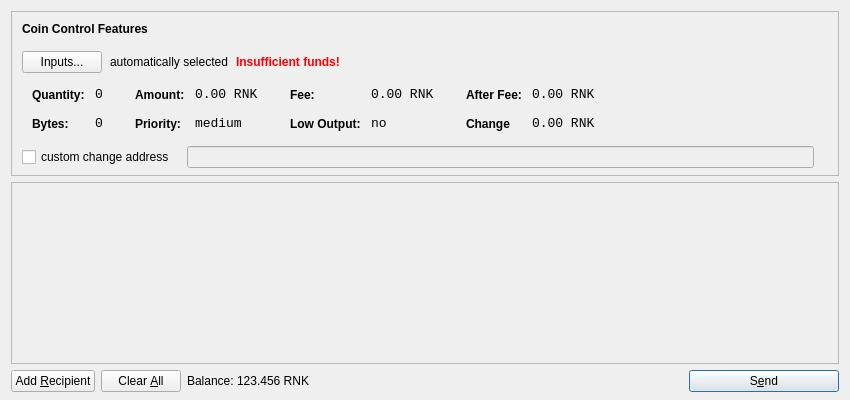
<?xml version="1.0" encoding="UTF-8"?>
<ui version="4.0">
 <class>SendCoinsDialog</class>
 <widget class="QDialog" name="SendCoinsDialog">
  <property name="geometry">
   <rect>
    <x>0</x>
    <y>0</y>
    <width>850</width>
    <height>400</height>
   </rect>
  </property>
  <property name="windowTitle">
   <string>Send Coins</string>
  </property>
  <layout class="QVBoxLayout" name="verticalLayout" stretch="0,1,0">
   <property name="bottomMargin">
    <number>8</number>
   </property>
   <item>
    <widget class="QFrame" name="frameCoinControl">
     <property name="sizePolicy">
      <sizepolicy hsizetype="Expanding" vsizetype="Expanding">
       <horstretch>0</horstretch>
       <verstretch>0</verstretch>
      </sizepolicy>
     </property>
     <property name="maximumSize">
      <size>
       <width>16777215</width>
       <height>16777215</height>
      </size>
     </property>
     <property name="frameShape">
      <enum>QFrame::StyledPanel</enum>
     </property>
     <property name="frameShadow">
      <enum>QFrame::Sunken</enum>
     </property>
     <layout class="QVBoxLayout" name="verticalLayoutCoinControl2">
      <property name="spacing">
       <number>-1</number>
      </property>
      <property name="leftMargin">
       <number>0</number>
      </property>
      <property name="topMargin">
       <number>0</number>
      </property>
      <property name="rightMargin">
       <number>0</number>
      </property>
      <property name="bottomMargin">
       <number>6</number>
      </property>
      <item>
       <layout class="QVBoxLayout" name="verticalLayoutCoinControl" stretch="0,0,0,0,1">
        <property name="spacing">
         <number>0</number>
        </property>
        <property name="leftMargin">
         <number>10</number>
        </property>
        <property name="topMargin">
         <number>10</number>
        </property>
        <item>
         <layout class="QHBoxLayout" name="horizontalLayoutCoinControl1">
          <property name="bottomMargin">
           <number>15</number>
          </property>
          <item>
           <widget class="QLabel" name="labelCoinControlFeatures">
            <property name="sizePolicy">
             <sizepolicy hsizetype="Preferred" vsizetype="Maximum">
              <horstretch>0</horstretch>
              <verstretch>0</verstretch>
             </sizepolicy>
            </property>
            <property name="font">
             <font>
              <weight>75</weight>
              <bold>true</bold>
             </font>
            </property>
            <property name="styleSheet">
             <string notr="true">font-weight:bold;</string>
            </property>
            <property name="text">
             <string>Coin Control Features</string>
            </property>
           </widget>
          </item>
         </layout>
        </item>
        <item>
         <layout class="QHBoxLayout" name="horizontalLayoutCoinControl2" stretch="0,0,0,0">
          <property name="spacing">
           <number>8</number>
          </property>
          <property name="bottomMargin">
           <number>10</number>
          </property>
          <item>
           <widget class="QPushButton" name="pushButtonCoinControl">
            <property name="styleSheet">
             <string notr="true"/>
            </property>
            <property name="text">
             <string>Inputs...</string>
            </property>
           </widget>
          </item>
          <item>
           <widget class="QLabel" name="labelCoinControlAutomaticallySelected">
            <property name="text">
             <string>automatically selected</string>
            </property>
            <property name="margin">
             <number>5</number>
            </property>
           </widget>
          </item>
          <item>
           <widget class="QLabel" name="labelCoinControlInsuffFunds">
            <property name="font">
             <font>
              <weight>75</weight>
              <bold>true</bold>
             </font>
            </property>
            <property name="styleSheet">
             <string notr="true">color:red;font-weight:bold;</string>
            </property>
            <property name="text">
             <string>Insufficient funds!</string>
            </property>
            <property name="margin">
             <number>5</number>
            </property>
           </widget>
          </item>
          <item>
           <spacer name="horizontalSpacerCoinControl">
            <property name="orientation">
             <enum>Qt::Horizontal</enum>
            </property>
            <property name="sizeHint" stdset="0">
             <size>
              <width>40</width>
              <height>1</height>
             </size>
            </property>
           </spacer>
          </item>
         </layout>
        </item>
        <item>
         <widget class="QWidget" name="widgetCoinControl" native="true">
          <property name="sizePolicy">
           <sizepolicy hsizetype="Preferred" vsizetype="Preferred">
            <horstretch>0</horstretch>
            <verstretch>0</verstretch>
           </sizepolicy>
          </property>
          <property name="minimumSize">
           <size>
            <width>0</width>
            <height>0</height>
           </size>
          </property>
          <property name="styleSheet">
           <string notr="true"/>
          </property>
          <layout class="QHBoxLayout" name="horizontalLayoutCoinControl5">
           <property name="margin">
            <number>0</number>
           </property>
           <item>
            <layout class="QHBoxLayout" name="horizontalLayoutCoinControl3" stretch="0,0,0,1">
             <property name="spacing">
              <number>20</number>
             </property>
             <property name="topMargin">
              <number>0</number>
             </property>
             <property name="bottomMargin">
              <number>10</number>
             </property>
             <item>
              <layout class="QFormLayout" name="formLayoutCoinControl1">
               <property name="horizontalSpacing">
                <number>10</number>
               </property>
               <property name="verticalSpacing">
                <number>14</number>
               </property>
               <property name="leftMargin">
                <number>10</number>
               </property>
               <property name="topMargin">
                <number>4</number>
               </property>
               <property name="rightMargin">
                <number>6</number>
               </property>
               <item row="0" column="0">
                <widget class="QLabel" name="labelCoinControlQuantityText">
                 <property name="styleSheet">
                  <string notr="true">font-weight:bold;</string>
                 </property>
                 <property name="text">
                  <string>Quantity:</string>
                 </property>
                 <property name="margin">
                  <number>0</number>
                 </property>
                </widget>
               </item>
               <item row="0" column="1">
                <widget class="QLabel" name="labelCoinControlQuantity">
                 <property name="font">
                  <font>
                   <family>Monospace</family>
                   <pointsize>10</pointsize>
                  </font>
                 </property>
                 <property name="cursor">
                  <cursorShape>IBeamCursor</cursorShape>
                 </property>
                 <property name="contextMenuPolicy">
                  <enum>Qt::ActionsContextMenu</enum>
                 </property>
                 <property name="text">
                  <string>0</string>
                 </property>
                 <property name="margin">
                  <number>0</number>
                 </property>
                 <property name="textInteractionFlags">
                  <set>Qt::LinksAccessibleByMouse|Qt::TextSelectableByKeyboard|Qt::TextSelectableByMouse</set>
                 </property>
                </widget>
               </item>
               <item row="1" column="0">
                <widget class="QLabel" name="labelCoinControlBytesText">
                 <property name="styleSheet">
                  <string notr="true">font-weight:bold;</string>
                 </property>
                 <property name="text">
                  <string>Bytes:</string>
                 </property>
                </widget>
               </item>
               <item row="1" column="1">
                <widget class="QLabel" name="labelCoinControlBytes">
                 <property name="font">
                  <font>
                   <family>Monospace</family>
                   <pointsize>10</pointsize>
                  </font>
                 </property>
                 <property name="cursor">
                  <cursorShape>IBeamCursor</cursorShape>
                 </property>
                 <property name="contextMenuPolicy">
                  <enum>Qt::ActionsContextMenu</enum>
                 </property>
                 <property name="text">
                  <string>0</string>
                 </property>
                 <property name="textInteractionFlags">
                  <set>Qt::LinksAccessibleByMouse|Qt::TextSelectableByKeyboard|Qt::TextSelectableByMouse</set>
                 </property>
                </widget>
               </item>
              </layout>
             </item>
             <item>
              <layout class="QFormLayout" name="formLayoutCoinControl2">
               <property name="horizontalSpacing">
                <number>10</number>
               </property>
               <property name="verticalSpacing">
                <number>14</number>
               </property>
               <property name="leftMargin">
                <number>6</number>
               </property>
               <property name="topMargin">
                <number>4</number>
               </property>
               <property name="rightMargin">
                <number>6</number>
               </property>
               <item row="0" column="0">
                <widget class="QLabel" name="labelCoinControlAmountText">
                 <property name="styleSheet">
                  <string notr="true">font-weight:bold;</string>
                 </property>
                 <property name="text">
                  <string>Amount:</string>
                 </property>
                 <property name="margin">
                  <number>0</number>
                 </property>
                </widget>
               </item>
               <item row="0" column="1">
                <widget class="QLabel" name="labelCoinControlAmount">
                 <property name="font">
                  <font>
                   <family>Monospace</family>
                   <pointsize>10</pointsize>
                  </font>
                 </property>
                 <property name="cursor">
                  <cursorShape>IBeamCursor</cursorShape>
                 </property>
                 <property name="contextMenuPolicy">
                  <enum>Qt::ActionsContextMenu</enum>
                 </property>
                 <property name="text">
                  <string>0.00 RNK</string>
                 </property>
                 <property name="textInteractionFlags">
                  <set>Qt::LinksAccessibleByMouse|Qt::TextSelectableByKeyboard|Qt::TextSelectableByMouse</set>
                 </property>
                </widget>
               </item>
               <item row="1" column="0">
                <widget class="QLabel" name="labelCoinControlPriorityText">
                 <property name="styleSheet">
                  <string notr="true">font-weight:bold;</string>
                 </property>
                 <property name="text">
                  <string>Priority:</string>
                 </property>
                </widget>
               </item>
               <item row="1" column="1">
                <widget class="QLabel" name="labelCoinControlPriority">
                 <property name="font">
                  <font>
                   <family>Monospace</family>
                   <pointsize>10</pointsize>
                  </font>
                 </property>
                 <property name="cursor">
                  <cursorShape>IBeamCursor</cursorShape>
                 </property>
                 <property name="contextMenuPolicy">
                  <enum>Qt::ActionsContextMenu</enum>
                 </property>
                 <property name="text">
                  <string>medium</string>
                 </property>
                 <property name="textInteractionFlags">
                  <set>Qt::LinksAccessibleByMouse|Qt::TextSelectableByKeyboard|Qt::TextSelectableByMouse</set>
                 </property>
                </widget>
               </item>
              </layout>
             </item>
             <item>
              <layout class="QFormLayout" name="formLayoutCoinControl3">
               <property name="horizontalSpacing">
                <number>10</number>
               </property>
               <property name="verticalSpacing">
                <number>14</number>
               </property>
               <property name="leftMargin">
                <number>6</number>
               </property>
               <property name="topMargin">
                <number>4</number>
               </property>
               <property name="rightMargin">
                <number>6</number>
               </property>
               <item row="0" column="0">
                <widget class="QLabel" name="labelCoinControlFeeText">
                 <property name="styleSheet">
                  <string notr="true">font-weight:bold;</string>
                 </property>
                 <property name="text">
                  <string>Fee:</string>
                 </property>
                 <property name="margin">
                  <number>0</number>
                 </property>
                </widget>
               </item>
               <item row="0" column="1">
                <widget class="QLabel" name="labelCoinControlFee">
                 <property name="font">
                  <font>
                   <family>Monospace</family>
                   <pointsize>10</pointsize>
                  </font>
                 </property>
                 <property name="cursor">
                  <cursorShape>IBeamCursor</cursorShape>
                 </property>
                 <property name="contextMenuPolicy">
                  <enum>Qt::ActionsContextMenu</enum>
                 </property>
                 <property name="text">
                  <string>0.00 RNK</string>
                 </property>
                 <property name="textInteractionFlags">
                  <set>Qt::LinksAccessibleByMouse|Qt::TextSelectableByKeyboard|Qt::TextSelectableByMouse</set>
                 </property>
                </widget>
               </item>
               <item row="1" column="0">
                <widget class="QLabel" name="labelCoinControlLowOutputText">
                 <property name="styleSheet">
                  <string notr="true">font-weight:bold;</string>
                 </property>
                 <property name="text">
                  <string>Low Output:</string>
                 </property>
                </widget>
               </item>
               <item row="1" column="1">
                <widget class="QLabel" name="labelCoinControlLowOutput">
                 <property name="font">
                  <font>
                   <family>Monospace</family>
                   <pointsize>10</pointsize>
                  </font>
                 </property>
                 <property name="cursor">
                  <cursorShape>IBeamCursor</cursorShape>
                 </property>
                 <property name="contextMenuPolicy">
                  <enum>Qt::ActionsContextMenu</enum>
                 </property>
                 <property name="text">
                  <string>no</string>
                 </property>
                 <property name="textInteractionFlags">
                  <set>Qt::LinksAccessibleByMouse|Qt::TextSelectableByKeyboard|Qt::TextSelectableByMouse</set>
                 </property>
                </widget>
               </item>
              </layout>
             </item>
             <item>
              <layout class="QFormLayout" name="formLayoutCoinControl4">
               <property name="horizontalSpacing">
                <number>10</number>
               </property>
               <property name="verticalSpacing">
                <number>14</number>
               </property>
               <property name="leftMargin">
                <number>6</number>
               </property>
               <property name="topMargin">
                <number>4</number>
               </property>
               <property name="rightMargin">
                <number>6</number>
               </property>
               <item row="0" column="0">
                <widget class="QLabel" name="labelCoinControlAfterFeeText">
                 <property name="styleSheet">
                  <string notr="true">font-weight:bold;</string>
                 </property>
                 <property name="text">
                  <string>After Fee:</string>
                 </property>
                 <property name="margin">
                  <number>0</number>
                 </property>
                </widget>
               </item>
               <item row="0" column="1">
                <widget class="QLabel" name="labelCoinControlAfterFee">
                 <property name="font">
                  <font>
                   <family>Monospace</family>
                   <pointsize>10</pointsize>
                  </font>
                 </property>
                 <property name="cursor">
                  <cursorShape>IBeamCursor</cursorShape>
                 </property>
                 <property name="contextMenuPolicy">
                  <enum>Qt::ActionsContextMenu</enum>
                 </property>
                 <property name="text">
                  <string>0.00 RNK</string>
                 </property>
                 <property name="textInteractionFlags">
                  <set>Qt::LinksAccessibleByMouse|Qt::TextSelectableByKeyboard|Qt::TextSelectableByMouse</set>
                 </property>
                </widget>
               </item>
               <item row="1" column="0">
                <widget class="QLabel" name="labelCoinControlChangeText">
                 <property name="styleSheet">
                  <string notr="true">font-weight:bold;</string>
                 </property>
                 <property name="text">
                  <string>Change</string>
                 </property>
                </widget>
               </item>
               <item row="1" column="1">
                <widget class="QLabel" name="labelCoinControlChange">
                 <property name="font">
                  <font>
                   <family>Monospace</family>
                   <pointsize>10</pointsize>
                  </font>
                 </property>
                 <property name="cursor">
                  <cursorShape>IBeamCursor</cursorShape>
                 </property>
                 <property name="contextMenuPolicy">
                  <enum>Qt::ActionsContextMenu</enum>
                 </property>
                 <property name="text">
                  <string>0.00 RNK</string>
                 </property>
                 <property name="textInteractionFlags">
                  <set>Qt::LinksAccessibleByMouse|Qt::TextSelectableByKeyboard|Qt::TextSelectableByMouse</set>
                 </property>
                </widget>
               </item>
              </layout>
             </item>
            </layout>
           </item>
          </layout>
         </widget>
        </item>
        <item>
         <layout class="QHBoxLayout" name="horizontalLayoutCoinControl4" stretch="0,0,0">
          <property name="spacing">
           <number>12</number>
          </property>
          <property name="sizeConstraint">
           <enum>QLayout::SetDefaultConstraint</enum>
          </property>
          <property name="topMargin">
           <number>5</number>
          </property>
          <property name="rightMargin">
           <number>5</number>
          </property>
          <item>
           <widget class="QCheckBox" name="checkBoxCoinControlChange">
            <property name="text">
             <string>custom change address</string>
            </property>
           </widget>
          </item>
          <item>
           <widget class="QLineEdit" name="lineEditCoinControlChange">
            <property name="enabled">
             <bool>false</bool>
            </property>
            <property name="sizePolicy">
             <sizepolicy hsizetype="Expanding" vsizetype="Fixed">
              <horstretch>0</horstretch>
              <verstretch>0</verstretch>
             </sizepolicy>
            </property>
           </widget>
          </item>
          <item>
           <widget class="QLabel" name="labelCoinControlChangeLabel">
            <property name="sizePolicy">
             <sizepolicy hsizetype="Preferred" vsizetype="Expanding">
              <horstretch>0</horstretch>
              <verstretch>0</verstretch>
             </sizepolicy>
            </property>
            <property name="minimumSize">
             <size>
              <width>0</width>
              <height>0</height>
             </size>
            </property>
            <property name="text">
             <string/>
            </property>
            <property name="margin">
             <number>3</number>
            </property>
           </widget>
          </item>
         </layout>
        </item>
        <item>
         <spacer name="verticalSpacerCoinControl">
          <property name="orientation">
           <enum>Qt::Vertical</enum>
          </property>
          <property name="sizeHint" stdset="0">
           <size>
            <width>800</width>
            <height>1</height>
           </size>
          </property>
         </spacer>
        </item>
       </layout>
      </item>
     </layout>
    </widget>
   </item>
   <item>
    <widget class="QScrollArea" name="scrollArea">
     <property name="widgetResizable">
      <bool>true</bool>
     </property>
     <widget class="QWidget" name="scrollAreaWidgetContents">
      <property name="geometry">
       <rect>
        <x>0</x>
        <y>0</y>
        <width>830</width>
        <height>165</height>
       </rect>
      </property>
      <layout class="QVBoxLayout" name="verticalLayout_2">
       <property name="margin">
        <number>0</number>
       </property>
       <item>
        <layout class="QVBoxLayout" name="entries">
         <property name="spacing">
          <number>6</number>
         </property>
        </layout>
       </item>
       <item>
        <spacer name="verticalSpacer">
         <property name="orientation">
          <enum>Qt::Vertical</enum>
         </property>
         <property name="sizeHint" stdset="0">
          <size>
           <width>20</width>
           <height>40</height>
          </size>
         </property>
        </spacer>
       </item>
      </layout>
     </widget>
    </widget>
   </item>
   <item>
    <layout class="QHBoxLayout" name="horizontalLayout">
     <item>
      <widget class="QPushButton" name="addButton">
       <property name="toolTip">
        <string>Send to multiple recipients at once</string>
       </property>
       <property name="text">
        <string>Add &amp;Recipient</string>
       </property>
       <property name="icon">
        <iconset resource="../bitcoin.qrc">
         <normaloff>:/icons/add</normaloff>:/icons/add</iconset>
       </property>
       <property name="autoDefault">
        <bool>false</bool>
       </property>
      </widget>
     </item>
     <item>
      <widget class="QPushButton" name="clearButton">
       <property name="sizePolicy">
        <sizepolicy hsizetype="Minimum" vsizetype="Fixed">
         <horstretch>0</horstretch>
         <verstretch>0</verstretch>
        </sizepolicy>
       </property>
       <property name="toolTip">
        <string>Remove all transaction fields</string>
       </property>
       <property name="text">
        <string>Clear &amp;All</string>
       </property>
       <property name="icon">
        <iconset resource="../bitcoin.qrc">
         <normaloff>:/icons/remove</normaloff>:/icons/remove</iconset>
       </property>
       <property name="autoRepeatDelay">
        <number>300</number>
       </property>
       <property name="autoDefault">
        <bool>false</bool>
       </property>
      </widget>
     </item>
     <item>
      <layout class="QHBoxLayout" name="horizontalLayout_2">
       <property name="spacing">
        <number>3</number>
       </property>
       <item>
        <widget class="QLabel" name="label">
         <property name="sizePolicy">
          <sizepolicy hsizetype="Preferred" vsizetype="Fixed">
           <horstretch>0</horstretch>
           <verstretch>0</verstretch>
          </sizepolicy>
         </property>
         <property name="text">
          <string>Balance:</string>
         </property>
        </widget>
       </item>
       <item>
        <widget class="QLabel" name="labelBalance">
         <property name="sizePolicy">
          <sizepolicy hsizetype="Preferred" vsizetype="Fixed">
           <horstretch>0</horstretch>
           <verstretch>0</verstretch>
          </sizepolicy>
         </property>
         <property name="cursor">
          <cursorShape>IBeamCursor</cursorShape>
         </property>
         <property name="text">
          <string>123.456 RNK</string>
         </property>
         <property name="textInteractionFlags">
          <set>Qt::LinksAccessibleByMouse|Qt::TextSelectableByKeyboard|Qt::TextSelectableByMouse</set>
         </property>
        </widget>
       </item>
      </layout>
     </item>
     <item>
      <spacer name="horizontalSpacer">
       <property name="orientation">
        <enum>Qt::Horizontal</enum>
       </property>
       <property name="sizeHint" stdset="0">
        <size>
         <width>40</width>
         <height>20</height>
        </size>
       </property>
      </spacer>
     </item>
     <item>
      <widget class="QPushButton" name="sendButton">
       <property name="minimumSize">
        <size>
         <width>150</width>
         <height>0</height>
        </size>
       </property>
       <property name="toolTip">
        <string>Confirm the send action</string>
       </property>
       <property name="text">
        <string>S&amp;end</string>
       </property>
       <property name="icon">
        <iconset resource="../bitcoin.qrc">
         <normaloff>:/icons/send</normaloff>:/icons/send</iconset>
       </property>
       <property name="default">
        <bool>true</bool>
       </property>
      </widget>
     </item>
    </layout>
   </item>
  </layout>
 </widget>
 <resources>
  <include location="../bitcoin.qrc"/>
 </resources>
 <connections/>
</ui>
